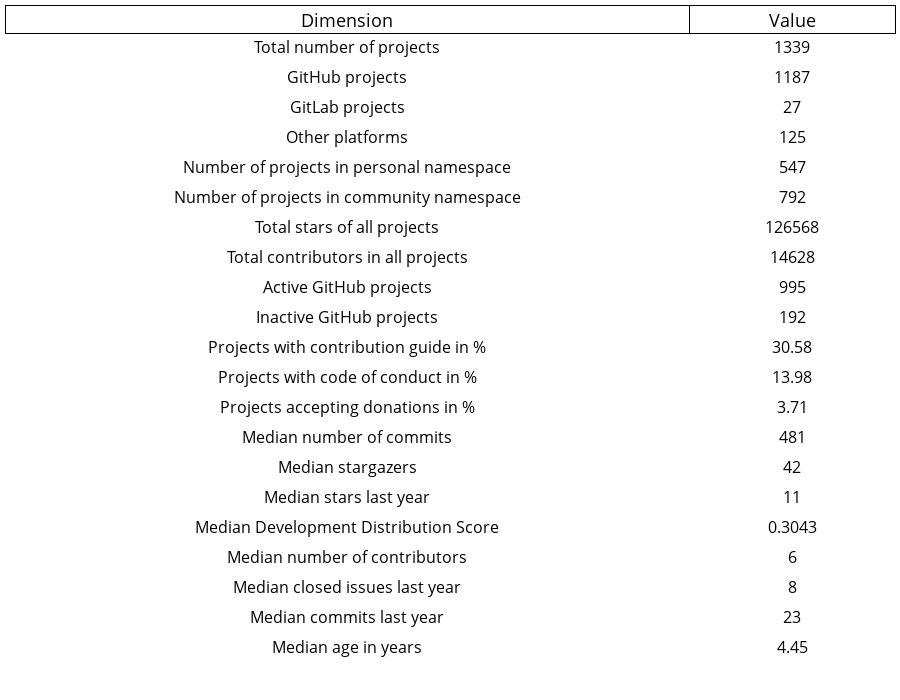

The code cell stored with this chart in its notebook:
### Code cell
fig = go.Figure(
    data=[
        go.Table(
            columnwidth=[100, 30],
            header=dict(
                values=["Dimension", "Value"],
                line_color="#000000",
                fill_color="#ffffff",
                font_size=18,
            ),
            cells=dict(
                fill_color="#ffffff",
                line_color="#ffffff",
                font_size=16,
                height=30,
                values=[
                    [
                        "Total number of projects",
                        "GitHub projects",
                        "GitLab projects",
                        "Other platforms",
                        "Number of projects in personal namespace",
                        "Number of projects in community namespace",
                        "Total stars of all projects",
                        "Total contributors in all projects",
                        "Active GitHub projects",
                        "Inactive GitHub projects",
                        "Projects with contribution guide in %",
                        "Projects with code of conduct in %",
                        "Projects accepting donations in %",
                        "Median number of commits",
                        "Median stargazers",
                        "Median stars last year",
                        "Median Development Distribution Score",
                        "Median number of contributors",
                        "Median closed issues last year",
                        "Median commits last year",
                        "Median age in years",
                    ],
                    [
                        df_raw["project_name"].count(),
                        df_raw["platform"].value_counts()["github"],
                        df_raw["platform"].value_counts()["gitlab"],
                        df_raw["platform"].value_counts()["custom"],
                        df_raw["project_name"].count() - df_raw["organization"].count(),
                        df_raw["organization"].count(),
                        df_raw["stargazers_count"].sum(),
                        df_raw["contributors"].sum(),
                        df_raw["project_active"].value_counts()[True],
                        df_raw["project_active"].value_counts()[False],
                        round(
                            df_raw["contribution_guide"].value_counts(normalize=True)[
                                True
                            ]
                            * 100,
                            2,
                        ),
                        round(
                            df_raw["code_of_conduct"].value_counts(normalize=True)[True]
                            * 100,
                            2,
                        ),
                        round(
                            df_raw["accepts_donations"].value_counts(normalize=True)[
                                True
                            ]
                            * 100,
                            2,
                        ),
                        df_raw["total_number_of_commits"].median(),
                        df_raw["stargazers_count"].median(),
                        df_raw["stars_last_year"].median(),
                        round(df_raw["development_distribution_score"].median(), 4),
                        df_raw["contributors"].median(),
                        df_raw["issues_closed_last_year"].median(),
                        df_raw["total_commits_last_year"].median(),
                        round(df_raw["project_age_in_years"].median(), 2),
                    ],
                ],
            ),
        )
    ]
)


fig["layout"].update(margin=dict(l=5, r=5, b=0, t=5))
fig.update_layout(height=700, dragmode=False)
fig.show(responsive=True)

### Figure 1 — Plotly figure (JSON) as saved in the notebook; plotly's stock layout.template omitted (floating-point values rounded to 4 significant figures)
{"data": [{"cells": {"fill": {"color": "#ffffff"}, "font": {"size": 16}, "height": 30, "line": {"color": "#ffffff"}, "values": [["Total number of projects", "GitHub projects", "GitLab projects", "Other platforms", "Number of projects in personal namespace", "Number of projects in community namespace", "Total stars of all projects", "Total contributors in all projects", "Active GitHub projects", "Inactive GitHub projects", "Projects with contribution guide in %", "Projects with code of conduct in %", "Projects accepting donations in %", "Median number of commits", "Median stargazers", "Median stars last year", "Median Development Distribution Score", "Median number of contributors", "Median closed issues last year", "Median commits last year", "Median age in years"], [1339, 1187, 27, 125, 547, 792, 126568, 14628, 995, 192, 30.58, 13.98, 3.71, 481, 42, 11, 0.3043, 6, 8, 23, 4.45]]}, "columnwidth": [100, 30], "header": {"fill": {"color": "#ffffff"}, "font": {"size": 18}, "line": {"color": "#000000"}, "values": ["Dimension", "Value"]}, "type": "table"}], "layout": {"dragmode": false, "height": 700, "margin": {"b": 0, "l": 5, "r": 5, "t": 5}}}
